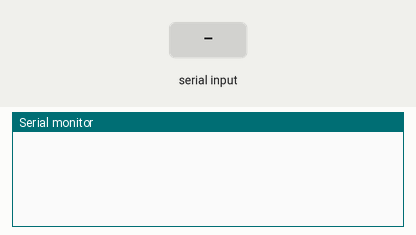
The sketch below on a simulated Arduino Mega 2560, built with avr-gcc and run on an emulated ATmega2560. Shown: the last lines printed to the serial monitor. The inputs (shaded band) are chosen by the test bench.

Above: at 1.2 s.
1.3 s: "1" received over the second serial link
At 2.5 s:
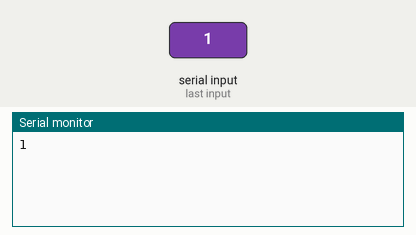
2.8 s: "2" received over the second serial link
At 3.7 s:
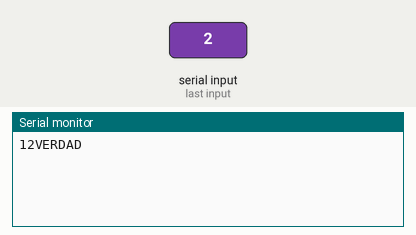
4.3 s: "0" received over the second serial link
At 4.8 s:
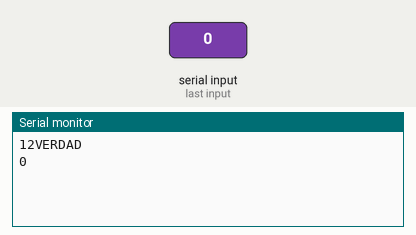

Measured:
- after the input at 1.3 s, the serial monitor: prints a new line at once (image 1)
- after the input at 2.8 s, the serial monitor: prints a new line at once (image 2)
- after the input at 4.3 s, the serial monitor: prints a new line at once (image 3)

The sketch:

serialreadBT.ino
```cpp
//  Sketc: basicSerialWithNL_001
//
//  Uses hardware serial to talk to the host computer and software serial
//  for communication with the Bluetooth module
//  Intended for Bluetooth devices that require line end characters "\r\n"
//
//  Pins
//  Arduino 5V out TO BT VCC
//  Arduino GND to BT GND
//  Arduino D9 to BT RX through a voltage divider
//  Arduino D8 BT TX (no need voltage divider)
//
//  When a command is entered in the serial monitor on the computer
//  the Arduino will relay it to the bluetooth module and display the result.
//


//#include <SoftwareSerial.h>
//SoftwareSerial BTserial(8, 9); // RX | TX

//const long baudRate = 38400;
const long baudRate = 9600;
int c;
boolean NL = true;

void setup()
{
    Serial.begin(9600);
    Serial1.begin(9600);

}

void loop()
{

    // Read from the Bluetooth module and send to the Arduino Serial Monitor
    if (Serial1.available())
    {
        c = Serial1.read();
        Serial.print(int(c)-(int)'0');
        if(int(c)-(int)'0'==2)
        Serial.println("VERDAD");
    }


//    // Read from the Serial Monitor and send to the Bluetooth module
//    if (Serial.available())
//    {
//        c = Serial.read();
//        BTserial.write(c);
//
//        // Echo the user input to the main window. The ">" character indicates the user entered text.
//        if (NL) { Serial.print(">");  NL = false; }
//        Serial.write(c);
//        if (c==10) { NL = true; }
//    }

}
```
